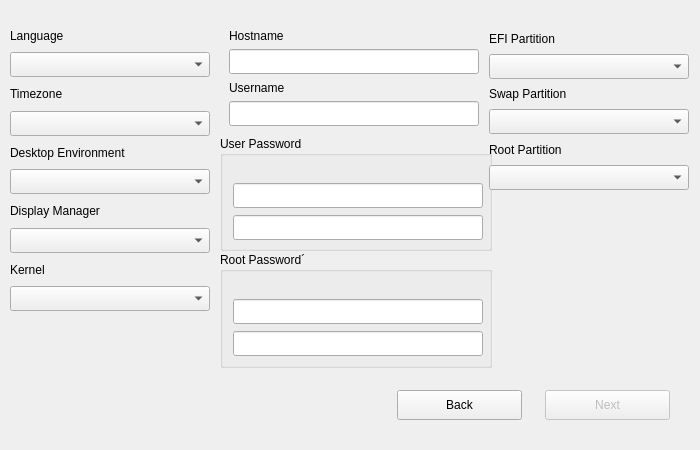
      <widget class="QWidget" name="page_settings">
       <widget class="QWidget" name="verticalLayoutWidget">
        <property name="geometry">
         <rect>
          <x>10</x>
          <y>10</y>
          <width>202</width>
          <height>301</height>
         </rect>
        </property>
        <layout class="QVBoxLayout" name="verticalLayout_4">
         <property name="topMargin">
          <number>15</number>
         </property>
         <item>
          <widget class="QLabel" name="label_language">
           <property name="text">
            <string>Language</string>
           </property>
           <property name="buddy">
            <cstring>comboBox_language</cstring>
           </property>
          </widget>
         </item>
         <item>
          <widget class="QComboBox" name="comboBox_language">
           <property name="minimumSize">
            <size>
             <width>131</width>
             <height>25</height>
            </size>
           </property>
           <property name="maximumSize">
            <size>
             <width>200</width>
             <height>25</height>
            </size>
           </property>
           <property name="currentText">
            <string/>
           </property>
           <property name="maxCount">
            <number>999</number>
           </property>
           <property name="minimumContentsLength">
            <number>2</number>
           </property>
          </widget>
         </item>
         <item>
          <widget class="QLabel" name="label_timezone">
           <property name="text">
            <string>Timezone</string>
           </property>
           <property name="buddy">
            <cstring>comboBox_timezone</cstring>
           </property>
          </widget>
         </item>
         <item>
          <widget class="QComboBox" name="comboBox_timezone">
           <property name="minimumSize">
            <size>
             <width>131</width>
             <height>25</height>
            </size>
           </property>
           <property name="maximumSize">
            <size>
             <width>200</width>
             <height>25</height>
            </size>
           </property>
           <property name="maxCount">
            <number>999</number>
           </property>
           <property name="minimumContentsLength">
            <number>2</number>
           </property>
          </widget>
         </item>
         <item>
          <widget class="QLabel" name="label_desktopEnvironment">
           <property name="text">
            <string>Desktop Environment</string>
           </property>
           <property name="buddy">
            <cstring>comboBox_desktopEnvironment</cstring>
           </property>
          </widget>
         </item>
         <item>
          <widget class="QComboBox" name="comboBox_desktopEnvironment">
           <property name="minimumSize">
            <size>
             <width>131</width>
             <height>25</height>
            </size>
           </property>
           <property name="maximumSize">
            <size>
             <width>200</width>
             <height>25</height>
            </size>
           </property>
           <property name="maxCount">
            <number>999</number>
           </property>
           <property name="minimumContentsLength">
            <number>2</number>
           </property>
          </widget>
         </item>
         <item>
          <widget class="QLabel" name="label_displayManager">
           <property name="text">
            <string>Display Manager</string>
           </property>
           <property name="buddy">
            <cstring>comboBox_displayManager</cstring>
           </property>
          </widget>
         </item>
         <item>
          <widget class="QComboBox" name="comboBox_displayManager">
           <property name="minimumSize">
            <size>
             <width>131</width>
             <height>25</height>
            </size>
           </property>
           <property name="maximumSize">
            <size>
             <width>200</width>
             <height>25</height>
            </size>
           </property>
           <property name="maxCount">
            <number>999</number>
           </property>
           <property name="minimumContentsLength">
            <number>2</number>
           </property>
          </widget>
         </item>
         <item>
          <widget class="QLabel" name="label_kernel">
           <property name="text">
            <string>Kernel</string>
           </property>
           <property name="buddy">
            <cstring>comboBox_kernel</cstring>
           </property>
          </widget>
         </item>
         <item>
          <widget class="QComboBox" name="comboBox_kernel">
           <property name="minimumSize">
            <size>
             <width>131</width>
             <height>25</height>
            </size>
           </property>
           <property name="maximumSize">
            <size>
             <width>200</width>
             <height>25</height>
            </size>
           </property>
           <property name="maxCount">
            <number>999</number>
           </property>
           <property name="minimumContentsLength">
            <number>2</number>
           </property>
          </widget>
         </item>
        </layout>
       </widget>
       <widget class="QWidget" name="horizontalLayoutWidget">
        <property name="geometry">
         <rect>
          <x>380</x>
          <y>370</y>
          <width>308</width>
          <height>71</height>
         </rect>
        </property>
        <layout class="QHBoxLayout" name="horizontalLayout">
         <item>
          <widget class="QPushButton" name="pushButton_back">
           <property name="minimumSize">
            <size>
             <width>125</width>
             <height>30</height>
            </size>
           </property>
           <property name="maximumSize">
            <size>
             <width>125</width>
             <height>30</height>
            </size>
           </property>
           <property name="text">
            <string>Back</string>
           </property>
          </widget>
         </item>
         <item>
          <widget class="QPushButton" name="pushButton_next">
           <property name="enabled">
            <bool>false</bool>
           </property>
           <property name="minimumSize">
            <size>
             <width>125</width>
             <height>30</height>
            </size>
           </property>
           <property name="maximumSize">
            <size>
             <width>125</width>
             <height>30</height>
            </size>
           </property>
           <property name="text">
            <string>Next</string>
           </property>
          </widget>
         </item>
        </layout>
       </widget>
       <widget class="QWidget" name="verticalLayoutWidget_2">
        <property name="geometry">
         <rect>
          <x>220</x>
          <y>10</y>
          <width>272</width>
          <height>358</height>
         </rect>
        </property>
        <layout class="QVBoxLayout" name="verticalLayout_5">
         <property name="spacing">
          <number>1</number>
         </property>
         <property name="topMargin">
          <number>9</number>
         </property>
         <item>
          <widget class="QWidget" name="widget" native="true">
           <layout class="QVBoxLayout" name="verticalLayout_6">
            <item>
             <widget class="QLabel" name="label_hostname">
              <property name="text">
               <string>Hostname</string>
              </property>
              <property name="buddy">
               <cstring>lineEdit_hostname</cstring>
              </property>
             </widget>
            </item>
            <item>
             <widget class="QLineEdit" name="lineEdit_hostname">
              <property name="minimumSize">
               <size>
                <width>250</width>
                <height>25</height>
               </size>
              </property>
              <property name="maximumSize">
               <size>
                <width>250</width>
                <height>25</height>
               </size>
              </property>
              <property name="maxLength">
               <number>12</number>
              </property>
              <property name="alignment">
               <set>Qt::AlignCenter</set>
              </property>
             </widget>
            </item>
            <item>
             <widget class="QLabel" name="label_username">
              <property name="text">
               <string>Username</string>
              </property>
              <property name="buddy">
               <cstring>lineEdit_username</cstring>
              </property>
             </widget>
            </item>
            <item>
             <widget class="QLineEdit" name="lineEdit_username">
              <property name="minimumSize">
               <size>
                <width>250</width>
                <height>25</height>
               </size>
              </property>
              <property name="maximumSize">
               <size>
                <width>250</width>
                <height>25</height>
               </size>
              </property>
              <property name="maxLength">
               <number>12</number>
              </property>
              <property name="alignment">
               <set>Qt::AlignCenter</set>
              </property>
             </widget>
            </item>
           </layout>
          </widget>
         </item>
         <item>
          <widget class="QGroupBox" name="groupBox_2">
           <property name="title">
            <string>User Password</string>
           </property>
           <layout class="QVBoxLayout" name="verticalLayout_8">
            <property name="spacing">
             <number>0</number>
            </property>
            <property name="leftMargin">
             <number>10</number>
            </property>
            <property name="topMargin">
             <number>20</number>
            </property>
            <property name="rightMargin">
             <number>10</number>
            </property>
            <property name="bottomMargin">
             <number>0</number>
            </property>
            <item>
             <widget class="QLineEdit" name="lineEdit_upasswd">
              <property name="minimumSize">
               <size>
                <width>250</width>
                <height>25</height>
               </size>
              </property>
              <property name="maximumSize">
               <size>
                <width>250</width>
                <height>25</height>
               </size>
              </property>
              <property name="maxLength">
               <number>16</number>
              </property>
              <property name="echoMode">
               <enum>QLineEdit::Password</enum>
              </property>
              <property name="alignment">
               <set>Qt::AlignCenter</set>
              </property>
             </widget>
            </item>
            <item>
             <widget class="QLineEdit" name="lineEdit_upasswd_confirm">
              <property name="minimumSize">
               <size>
                <width>250</width>
                <height>25</height>
               </size>
              </property>
              <property name="maximumSize">
               <size>
                <width>250</width>
                <height>25</height>
               </size>
              </property>
              <property name="maxLength">
               <number>16</number>
              </property>
              <property name="echoMode">
               <enum>QLineEdit::Password</enum>
              </property>
              <property name="alignment">
               <set>Qt::AlignCenter</set>
              </property>
             </widget>
            </item>
           </layout>
          </widget>
         </item>
         <item>
          <widget class="QGroupBox" name="groupBox_3">
           <property name="title">
            <string>Root Password´</string>
           </property>
           <layout class="QVBoxLayout" name="verticalLayout_7">
            <property name="spacing">
             <number>0</number>
            </property>
            <property name="leftMargin">
             <number>10</number>
            </property>
            <property name="topMargin">
             <number>20</number>
            </property>
            <property name="rightMargin">
             <number>10</number>
            </property>
            <property name="bottomMargin">
             <number>0</number>
            </property>
            <item>
             <widget class="QLineEdit" name="lineEdit_rpasswd">
              <property name="minimumSize">
               <size>
                <width>250</width>
                <height>25</height>
               </size>
              </property>
              <property name="maximumSize">
               <size>
                <width>250</width>
                <height>25</height>
               </size>
              </property>
              <property name="maxLength">
               <number>16</number>
              </property>
              <property name="echoMode">
               <enum>QLineEdit::Password</enum>
              </property>
              <property name="alignment">
               <set>Qt::AlignCenter</set>
              </property>
             </widget>
            </item>
            <item>
             <widget class="QLineEdit" name="lineEdit_rpasswd_confirm">
              <property name="minimumSize">
               <size>
                <width>250</width>
                <height>25</height>
               </size>
              </property>
              <property name="maximumSize">
               <size>
                <width>250</width>
                <height>25</height>
               </size>
              </property>
              <property name="maxLength">
               <number>16</number>
              </property>
              <property name="echoMode">
               <enum>QLineEdit::Password</enum>
              </property>
              <property name="alignment">
               <set>Qt::AlignCenter</set>
              </property>
             </widget>
            </item>
           </layout>
          </widget>
         </item>
        </layout>
       </widget>
       <widget class="QWidget" name="verticalLayoutWidget_3">
        <property name="geometry">
         <rect>
          <x>489</x>
          <y>10</y>
          <width>202</width>
          <height>180</height>
         </rect>
        </property>
        <layout class="QVBoxLayout" name="verticalLayout_9">
         <property name="topMargin">
          <number>19</number>
         </property>
         <item>
          <widget class="QLabel" name="label_efi">
           <property name="text">
            <string>EFI Partition</string>
           </property>
           <property name="buddy">
            <cstring>comboBox_efi</cstring>
           </property>
          </widget>
         </item>
         <item>
          <widget class="QComboBox" name="comboBox_efi">
           <property name="minimumSize">
            <size>
             <width>131</width>
             <height>25</height>
            </size>
           </property>
           <property name="maximumSize">
            <size>
             <width>200</width>
             <height>25</height>
            </size>
           </property>
           <property name="maxCount">
            <number>999</number>
           </property>
           <property name="minimumContentsLength">
            <number>2</number>
           </property>
          </widget>
         </item>
         <item>
          <widget class="QLabel" name="label_swap">
           <property name="text">
            <string>Swap Partition</string>
           </property>
           <property name="buddy">
            <cstring>comboBox_swap</cstring>
           </property>
          </widget>
         </item>
         <item>
          <widget class="QComboBox" name="comboBox_swap">
           <property name="minimumSize">
            <size>
             <width>131</width>
             <height>25</height>
            </size>
           </property>
           <property name="maximumSize">
            <size>
             <width>200</width>
             <height>25</height>
            </size>
           </property>
           <property name="maxCount">
            <number>999</number>
           </property>
           <property name="minimumContentsLength">
            <number>2</number>
           </property>
          </widget>
         </item>
         <item>
          <widget class="QLabel" name="label_root">
           <property name="text">
            <string>Root Partition</string>
           </property>
           <property name="buddy">
            <cstring>comboBox_root</cstring>
           </property>
          </widget>
         </item>
         <item>
          <widget class="QComboBox" name="comboBox_root">
           <property name="minimumSize">
            <size>
             <width>131</width>
             <height>25</height>
            </size>
           </property>
           <property name="maximumSize">
            <size>
             <width>200</width>
             <height>25</height>
            </size>
           </property>
           <property name="maxCount">
            <number>999</number>
           </property>
           <property name="minimumContentsLength">
            <number>2</number>
           </property>
          </widget>
         </item>
        </layout>
       </widget>
      </widget>
